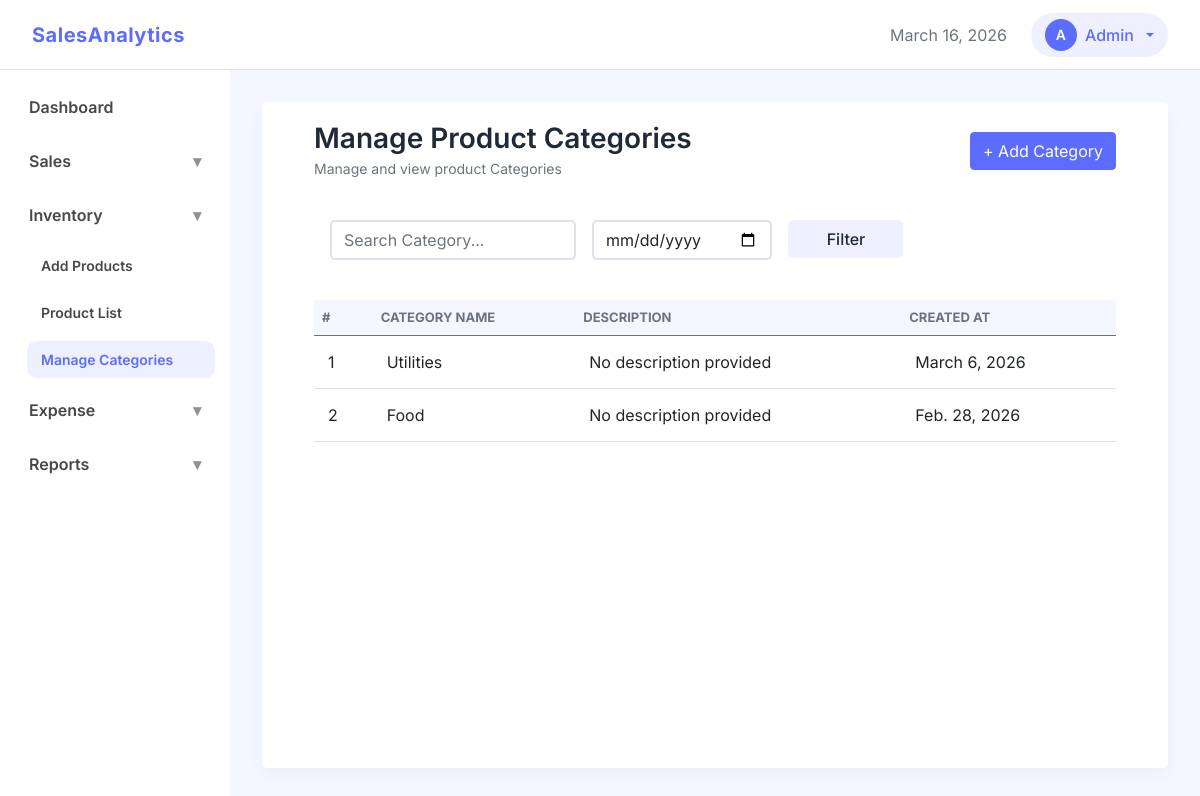
/inventory/categories/, run on an earlier commit of the app's database.
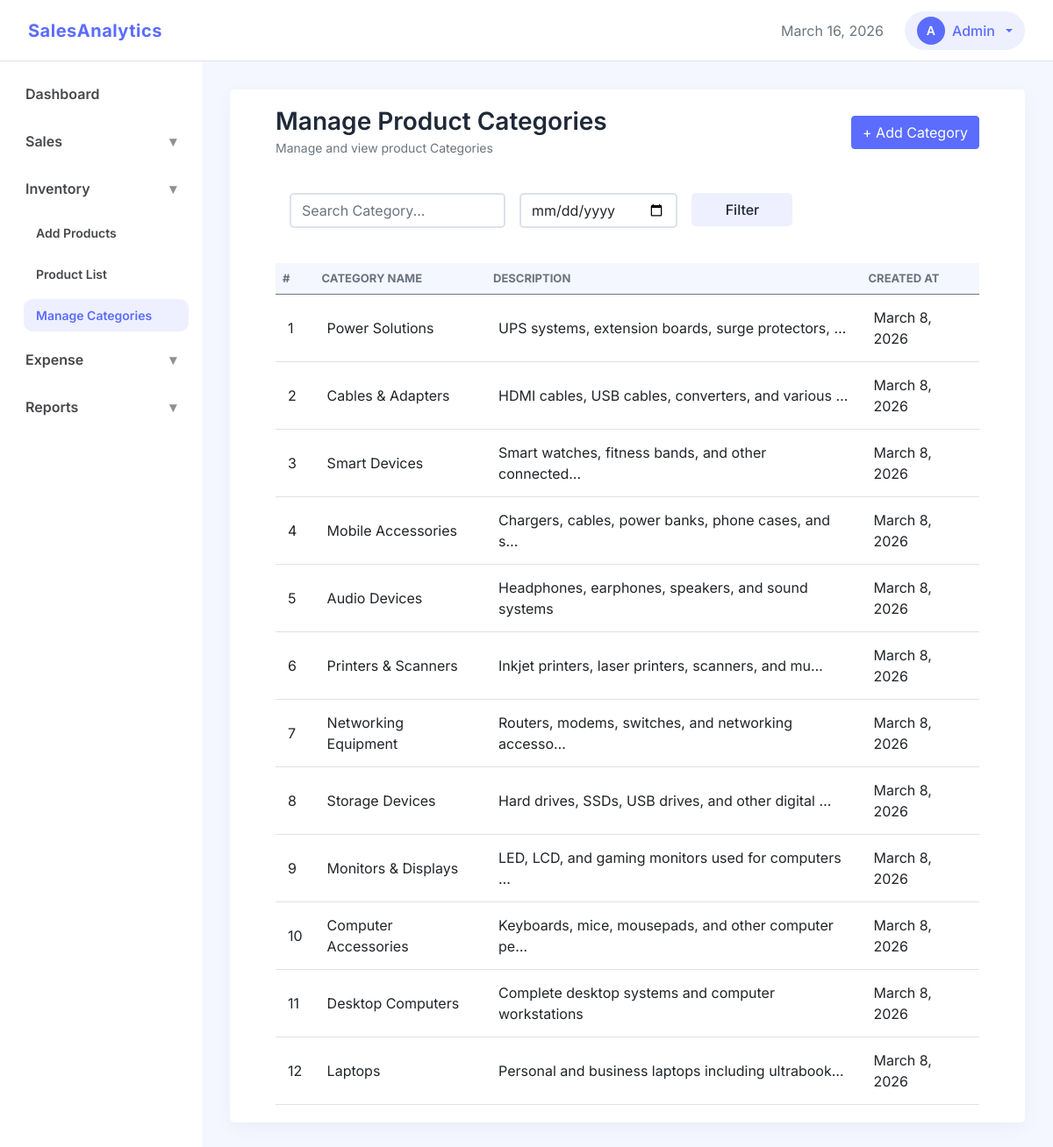
And on a later commit of the database.
### inventory/models.py (models this page shows, shortened)
class ProductCategory(models.Model):
    name = models.CharField(max_length=100, unique=True)
    description = models.TextField(blank=True)
    created_at = models.DateTimeField(auto_now_add=True)
    updated_at = models.DateTimeField(auto_now=True)

### inventory/views.py (the view)
# urls.py: path('categories/', views.ProductCategoryView.as_view(), name='product_categories'),
class ProductCategoryView(CreateView):
    model = ProductCategory
    form_class = ProductCategoryForm
    template_name = 'inventory/product_categories.html'
    success_url = reverse_lazy('product_categories')
    def get_context_data(self, **kwargs):
        context = super().get_context_data(**kwargs)
        context["categories"] = ProductCategory.objects.all().order_by('-created_at')
        return context

### inventory/forms.py
class ProductCategoryForm(forms.ModelForm):
    class Meta:
        model = ProductCategory
        fields = ['name', 'description']
        widgets = {
            'name': forms.TextInput(attrs={'class': 'form-control', 'placeholder': 'Enter category name'}),
            'description': forms.Textarea(attrs={'class': 'form-control', 'placeholder': 'Optional Description', 'rows': 3})
        }

### dashboard/templatetags/navigation_tags.py (called while the page is built)
@register.simple_tag(takes_context=True)
def active(context, *url_names):
    request = context['request']
    current_url = request.resolver_match.url_name
    if current_url in url_names:
        return 'active'
    return ''

@register.simple_tag(takes_context=True)
def show_menu(context, *url_names):
    request = context['request']
    current_url = request.resolver_match.url_name
    if current_url in url_names:
        return 'show'
    return ''

### templates/inventory/product_categories.html (shortened to what this page needs)
{% extends "base.html" %}
{% load static %}
{% block css_files%}
    <link rel="stylesheet" href="{% static 'css/apps/list.css' %}">
{% endblock %}
{% block content %}
<div class="container-fluid">
    <div class="d-flex justify-content-between align-items-center mb-4">
        <div>
            <h3 class="section-title mb-0">Manage Product Categories</h3>
            <small class="text-muted">Manage and view product Categories</small>
        </div>
        <div>
            <button class="btn btn-primary" data-bs-toggle="modal" data-bs-target="#addCategoryModal">
                + Add Category
            </button>
        </div>
    </div>
    <div class=" mb-4 p-3">
        <div class="row g-3">
            <div class="col-md-4">
                <input type="text"
                       class="form-control"
                       placeholder="Search Category...">
            </div>
            <div class="col-md-3">
                <input type="date" class="form-control">
            </div>
            <div class="col-md-2">
                <button class="btn btn-soft w-100">
                    Filter
                </button>
            </div>
        </div>
    </div>
    <div class="">
        <div class="table-responsive">
            <table class="table table-hover align-middle data-table mb-0">
                <thead>
                    <tr>
                        <th>#</th>
                        <th>Category Name</th>
                        <th>Description</th>
                        <th>Created At</th>
                    </tr>
                </thead>
                <tbody>
                    {% for category in categories %}
                    <tr>
                        <td>{{ forloop.counter }}</td>
                        <td>
                            {{ category.name }}
                        </td>
                        <td>
                            {% if category.description %}
                                {{ category.description|truncatechars:50 }}
                            {% else %}
                                No description provided
                            {% endif%}
                        </td>
                        <td>
                            {{ category.created_at|date }}
                        </td>
                    </tr>
                    {% empty %}
                    <tr>
                        <td colspan="7" class="text-center py-4 text-muted">
                            No category recorded
                        </td>
                    </tr>
                    {% endfor %}
                </tbody>
            </table>
        </div>
    </div>
</div>
{% endblock %}

What changed in the data, as far as the page shows it:
removed ProductCategory: name "Utilities", description "No description provided", created_at "March 6, 2026"
removed ProductCategory: name "Food", description "No description provided", created_at "Feb. 28, 2026"
added ProductCategory: name "Power Solutions", description "UPS systems, extension boards, surge protectors, …", created_at "March 8, 2026"
added ProductCategory: name "Cables & Adapters", description "HDMI cables, USB cables, converters, and various …", created_at "March 8, 2026"
added ProductCategory: name "Smart Devices", description "Smart watches, fitness bands, and other connected…", created_at "March 8, 2026"
added ProductCategory: name "Mobile Accessories", description "Chargers, cables, power banks, phone cases, and s…", created_at "March 8, 2026"
added ProductCategory: name "Audio Devices", description "Headphones, earphones, speakers, and sound systems", created_at "March 8, 2026"
added ProductCategory: name "Printers & Scanners", description "Inkjet printers, laser printers, scanners, and mu…", created_at "March 8, 2026"
added ProductCategory: name "Networking Equipment", description "Routers, modems, switches, and networking accesso…", created_at "March 8, 2026"
added ProductCategory: name "Storage Devices", description "Hard drives, SSDs, USB drives, and other digital …", created_at "March 8, 2026"
added ProductCategory: name "Monitors & Displays", description "LED, LCD, and gaming monitors used for computers …", created_at "March 8, 2026"
added ProductCategory: name "Computer Accessories", description "Keyboards, mice, mousepads, and other computer pe…", created_at "March 8, 2026"
added ProductCategory: name "Desktop Computers", description "Complete desktop systems and computer workstations", created_at "March 8, 2026"
added ProductCategory: name "Laptops", description "Personal and business laptops including ultrabook…", created_at "March 8, 2026"
